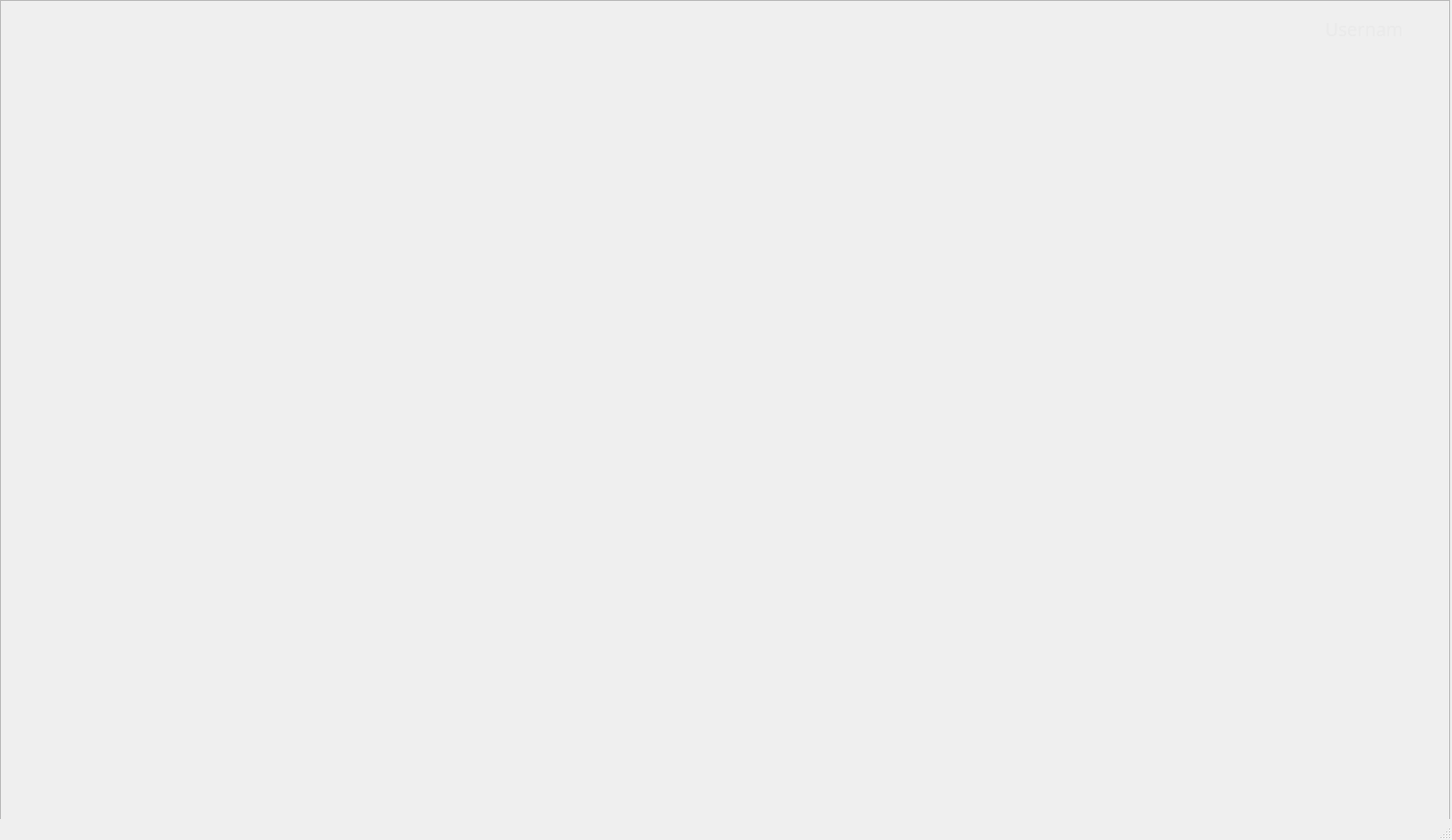
<?xml version="1.0" encoding="UTF-8"?>
<ui version="4.0">
 <class>Home</class>
 <widget class="QMainWindow" name="Home">
  <property name="geometry">
   <rect>
    <x>0</x>
    <y>0</y>
    <width>1523</width>
    <height>881</height>
   </rect>
  </property>
  <property name="windowTitle">
   <string>Home</string>
  </property>
  <widget class="QWidget" name="centralwidget">
   <widget class="QFrame" name="BackgroundFrame">
    <property name="geometry">
     <rect>
      <x>0</x>
      <y>0</y>
      <width>1521</width>
      <height>861</height>
     </rect>
    </property>
    <property name="frameShape">
     <enum>QFrame::StyledPanel</enum>
    </property>
    <property name="frameShadow">
     <enum>QFrame::Raised</enum>
    </property>
    <widget class="QLabel" name="BackgroundLabel">
     <property name="geometry">
      <rect>
       <x>0</x>
       <y>0</y>
       <width>1521</width>
       <height>841</height>
      </rect>
     </property>
     <property name="text">
      <string/>
     </property>
     <property name="pixmap">
      <pixmap>Images/Home.png</pixmap>
     </property>
     <property name="scaledContents">
      <bool>true</bool>
     </property>
    </widget>
    <widget class="QPushButton" name="PersonRegisterbutton">
     <property name="geometry">
      <rect>
       <x>0</x>
       <y>230</y>
       <width>241</width>
       <height>51</height>
      </rect>
     </property>
     <property name="text">
      <string/>
     </property>
     <property name="flat">
      <bool>true</bool>
     </property>
    </widget>
    <widget class="QPushButton" name="RecordsButton">
     <property name="geometry">
      <rect>
       <x>0</x>
       <y>400</y>
       <width>241</width>
       <height>51</height>
      </rect>
     </property>
     <property name="text">
      <string/>
     </property>
     <property name="flat">
      <bool>true</bool>
     </property>
    </widget>
    <widget class="QPushButton" name="UserBanButton">
     <property name="geometry">
      <rect>
       <x>0</x>
       <y>170</y>
       <width>241</width>
       <height>51</height>
      </rect>
     </property>
     <property name="text">
      <string/>
     </property>
     <property name="flat">
      <bool>true</bool>
     </property>
    </widget>
    <widget class="QLabel" name="UsernameLabel">
     <property name="geometry">
      <rect>
       <x>1390</x>
       <y>20</y>
       <width>81</width>
       <height>21</height>
      </rect>
     </property>
     <property name="font">
      <font>
       <family>Source Sans Pro</family>
       <pointsize>14</pointsize>
      </font>
     </property>
     <property name="cursor">
      <cursorShape>BlankCursor</cursorShape>
     </property>
     <property name="autoFillBackground">
      <bool>false</bool>
     </property>
     <property name="styleSheet">
      <string notr="true">color: rgb(234, 234, 234);</string>
     </property>
     <property name="text">
      <string>Username</string>
     </property>
    </widget>
    <widget class="QPushButton" name="AuditLogButton">
     <property name="geometry">
      <rect>
       <x>0</x>
       <y>280</y>
       <width>241</width>
       <height>51</height>
      </rect>
     </property>
     <property name="text">
      <string/>
     </property>
     <property name="flat">
      <bool>true</bool>
     </property>
    </widget>
    <widget class="QPushButton" name="DataButton">
     <property name="geometry">
      <rect>
       <x>0</x>
       <y>120</y>
       <width>241</width>
       <height>51</height>
      </rect>
     </property>
     <property name="text">
      <string/>
     </property>
     <property name="flat">
      <bool>true</bool>
     </property>
    </widget>
    <widget class="QPushButton" name="LogOutButton">
     <property name="geometry">
      <rect>
       <x>0</x>
       <y>780</y>
       <width>241</width>
       <height>51</height>
      </rect>
     </property>
     <property name="text">
      <string/>
     </property>
     <property name="flat">
      <bool>true</bool>
     </property>
    </widget>
    <widget class="QPushButton" name="HomeButton">
     <property name="geometry">
      <rect>
       <x>0</x>
       <y>60</y>
       <width>241</width>
       <height>51</height>
      </rect>
     </property>
     <property name="text">
      <string/>
     </property>
     <property name="flat">
      <bool>true</bool>
     </property>
    </widget>
    <widget class="QPushButton" name="StatisticsButton">
     <property name="geometry">
      <rect>
       <x>0</x>
       <y>450</y>
       <width>241</width>
       <height>51</height>
      </rect>
     </property>
     <property name="text">
      <string/>
     </property>
     <property name="flat">
      <bool>true</bool>
     </property>
    </widget>
    <widget class="QPushButton" name="CatalogButton">
     <property name="geometry">
      <rect>
       <x>0</x>
       <y>340</y>
       <width>241</width>
       <height>51</height>
      </rect>
     </property>
     <property name="text">
      <string/>
     </property>
     <property name="flat">
      <bool>true</bool>
     </property>
    </widget>
    <widget class="QPushButton" name="PersonRegisterbutton_2">
     <property name="geometry">
      <rect>
       <x>0</x>
       <y>230</y>
       <width>241</width>
       <height>51</height>
      </rect>
     </property>
     <property name="text">
      <string/>
     </property>
     <property name="flat">
      <bool>true</bool>
     </property>
    </widget>
    <widget class="QPushButton" name="RecordsButton_2">
     <property name="geometry">
      <rect>
       <x>0</x>
       <y>400</y>
       <width>241</width>
       <height>51</height>
      </rect>
     </property>
     <property name="text">
      <string/>
     </property>
     <property name="flat">
      <bool>true</bool>
     </property>
    </widget>
    <widget class="QPushButton" name="UserBanButton_2">
     <property name="geometry">
      <rect>
       <x>0</x>
       <y>170</y>
       <width>241</width>
       <height>51</height>
      </rect>
     </property>
     <property name="text">
      <string/>
     </property>
     <property name="flat">
      <bool>true</bool>
     </property>
    </widget>
    <widget class="QLabel" name="UsernameLabel_2">
     <property name="geometry">
      <rect>
       <x>1390</x>
       <y>20</y>
       <width>81</width>
       <height>21</height>
      </rect>
     </property>
     <property name="font">
      <font>
       <family>Source Sans Pro</family>
       <pointsize>14</pointsize>
      </font>
     </property>
     <property name="cursor">
      <cursorShape>BlankCursor</cursorShape>
     </property>
     <property name="autoFillBackground">
      <bool>false</bool>
     </property>
     <property name="styleSheet">
      <string notr="true">color: rgb(234, 234, 234);</string>
     </property>
     <property name="text">
      <string>Username</string>
     </property>
    </widget>
    <widget class="QPushButton" name="AuditLogButton_2">
     <property name="geometry">
      <rect>
       <x>0</x>
       <y>280</y>
       <width>241</width>
       <height>51</height>
      </rect>
     </property>
     <property name="text">
      <string/>
     </property>
     <property name="flat">
      <bool>true</bool>
     </property>
    </widget>
    <widget class="QPushButton" name="DataButton_2">
     <property name="geometry">
      <rect>
       <x>0</x>
       <y>120</y>
       <width>241</width>
       <height>51</height>
      </rect>
     </property>
     <property name="text">
      <string/>
     </property>
     <property name="flat">
      <bool>true</bool>
     </property>
    </widget>
    <widget class="QPushButton" name="LogOutButton_2">
     <property name="geometry">
      <rect>
       <x>0</x>
       <y>780</y>
       <width>241</width>
       <height>51</height>
      </rect>
     </property>
     <property name="text">
      <string/>
     </property>
     <property name="flat">
      <bool>true</bool>
     </property>
    </widget>
    <widget class="QPushButton" name="HomeButton_2">
     <property name="geometry">
      <rect>
       <x>0</x>
       <y>60</y>
       <width>241</width>
       <height>51</height>
      </rect>
     </property>
     <property name="text">
      <string/>
     </property>
     <property name="flat">
      <bool>true</bool>
     </property>
    </widget>
    <widget class="QPushButton" name="StatisticsButton_2">
     <property name="geometry">
      <rect>
       <x>0</x>
       <y>450</y>
       <width>241</width>
       <height>51</height>
      </rect>
     </property>
     <property name="text">
      <string/>
     </property>
     <property name="flat">
      <bool>true</bool>
     </property>
    </widget>
    <widget class="QPushButton" name="CatalogButton_2">
     <property name="geometry">
      <rect>
       <x>0</x>
       <y>340</y>
       <width>241</width>
       <height>51</height>
      </rect>
     </property>
     <property name="text">
      <string/>
     </property>
     <property name="flat">
      <bool>true</bool>
     </property>
    </widget>
   </widget>
  </widget>
  <widget class="QMenuBar" name="menubar">
   <property name="geometry">
    <rect>
     <x>0</x>
     <y>0</y>
     <width>1523</width>
     <height>21</height>
    </rect>
   </property>
  </widget>
  <widget class="QStatusBar" name="statusbar"/>
 </widget>
 <resources/>
 <connections/>
</ui>
